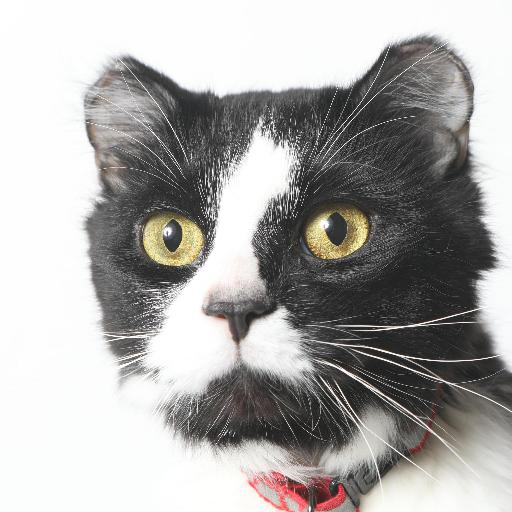
#> input picture dataset/animal_face_dataset/train/cat/flickr_cat_000093.jpg, 512 x 512 px, found by its file name; its folder holds 4 pictures in this run
$ jupyter execute --allow-errors SIFT_ONLY_Classification.ipynb
#> lines starting #> are read from the running program, lines starting #| are printed output that depends on the picture
[cell 1]
import os
import cv2
import numpy as np
from google.colab import drive
from sklearn.model_selection import train_test_split
from sklearn.svm import SVC
from sklearn.cluster import KMeans
import matplotlib.pyplot as plt

#> (a cell that did not finish here is left out)

[cell 3]
cd /content/drive/MyDrive/xiaobao

[cell 4]
# !unzip animal_face_dataset.zip -d face_dataset

[cell 5]
def load_images_from_folder(folder, label, num_images):
#> called with label = 0, num_images = 200
    images = []
    labels = []
    file_list = os.listdir(folder)

    # Make sure we only get exactly num_images
    file_list = file_list[:num_images]

    for filename in file_list:
        img_path = os.path.join(folder, filename)
        if os.path.isfile(img_path):
            try:
                img = cv2.imread(img_path)
#> img is the input picture: shape (512, 512, 3); mean B, G, R 167.2, 169, 170.5
                if img is not None:
                    # Resize image to reduce computation time and ensure consistent dimensions
                    img = cv2.resize(img, (256, 256))
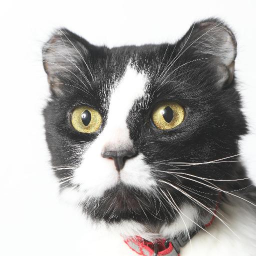
#> img: shape (256, 256, 3); mean B, G, R 167.3, 169.1, 170.6
                    images.append(img)
                    labels.append(label)
            except Exception as e:
                print(f"Error loading {img_path}: {e}")
#> pass 2 of the loop in load_images_from_folder, `for filename in file_list:`:
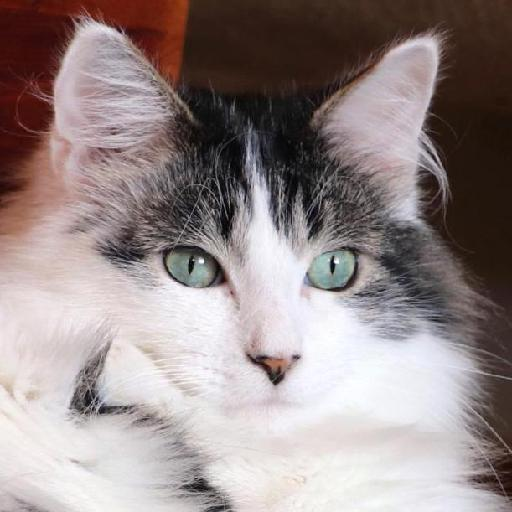
#> input picture dataset/animal_face_dataset/train/cat/flickr_cat_000166.jpg, 512 x 512 px, found by its file name
#> in load_images_from_folder, img is the input picture: shape (512, 512, 3); mean B, G, R 137, 137.5, 149.8
#> in load_images_from_folder, `img = cv2.resize(img, (256, 256))`:
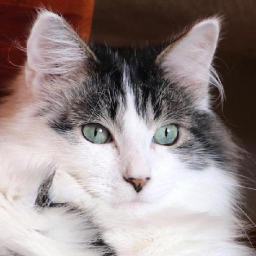
#> img: shape (256, 256, 3); mean B, G, R 137.2, 137.6, 149.9

    print(f"Loaded {len(images)} images from {folder}")
    return images, labels

def load_dataset(base_path, train_count=200, test_count=50):
    # Load training data
    train_cats_path = os.path.join(base_path, 'train', 'cat')
    train_dogs_path = os.path.join(base_path, 'train', 'dog')

    print("Loading training images...")
    train_cats_images, train_cats_labels = load_images_from_folder(train_cats_path, 0, train_count)
    train_dogs_images, train_dogs_labels = load_images_from_folder(train_dogs_path, 1, train_count)

    # Load validation data
    val_cats_path = os.path.join(base_path, 'val', 'cat')
    val_dogs_path = os.path.join(base_path, 'val', 'dog')

    print("Loading validation images...")
    val_cats_images, val_cats_labels = load_images_from_folder(val_cats_path, 0, test_count)
    val_dogs_images, val_dogs_labels = load_images_from_folder(val_dogs_path, 1, test_count)

    # Combine all training and validation data
    train_images = train_cats_images + train_dogs_images
    train_labels = train_cats_labels + train_dogs_labels

    val_images = val_cats_images + val_dogs_images
    val_labels = val_cats_labels + val_dogs_labels

    print(f"Loaded {len(train_images)} training images and {len(val_images)} validation images")

    return train_images, train_labels, val_images, val_labels
